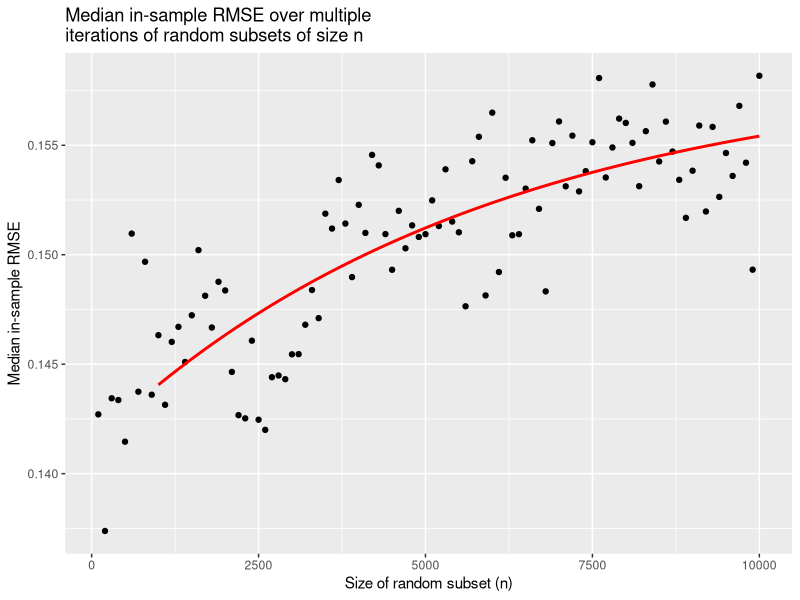
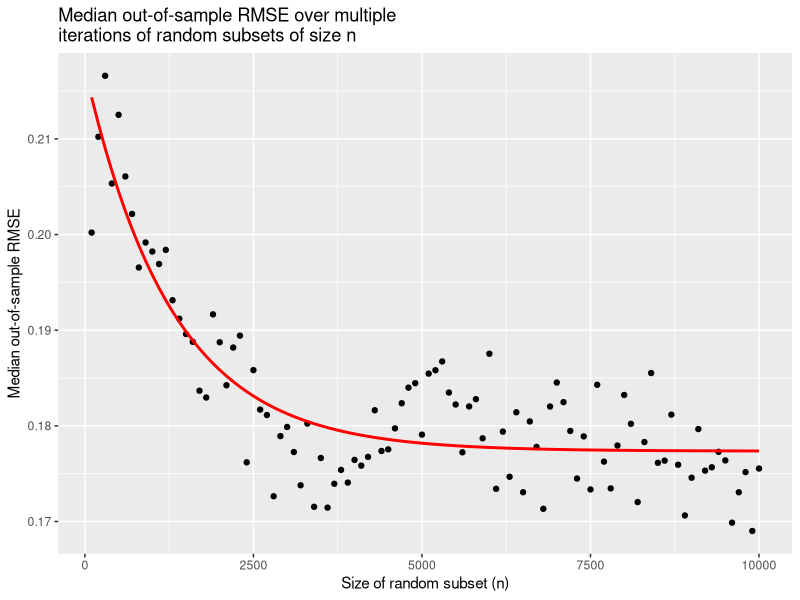
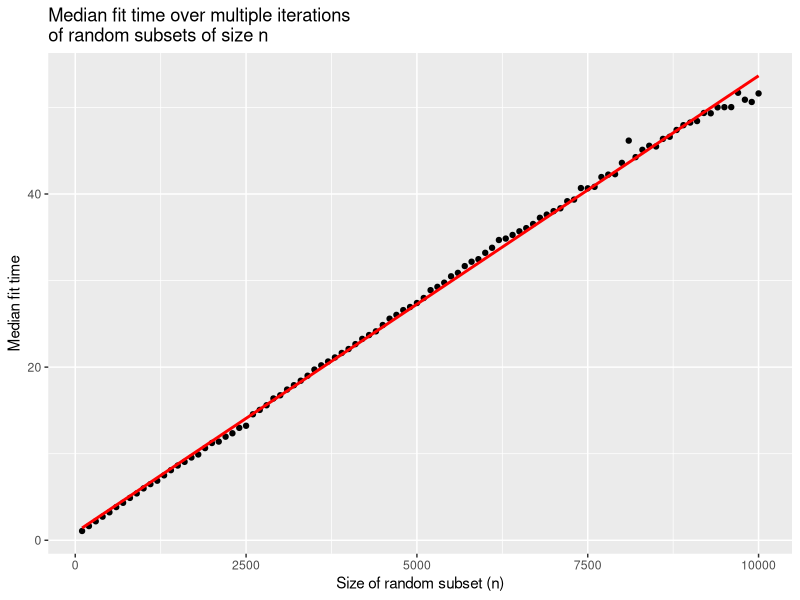
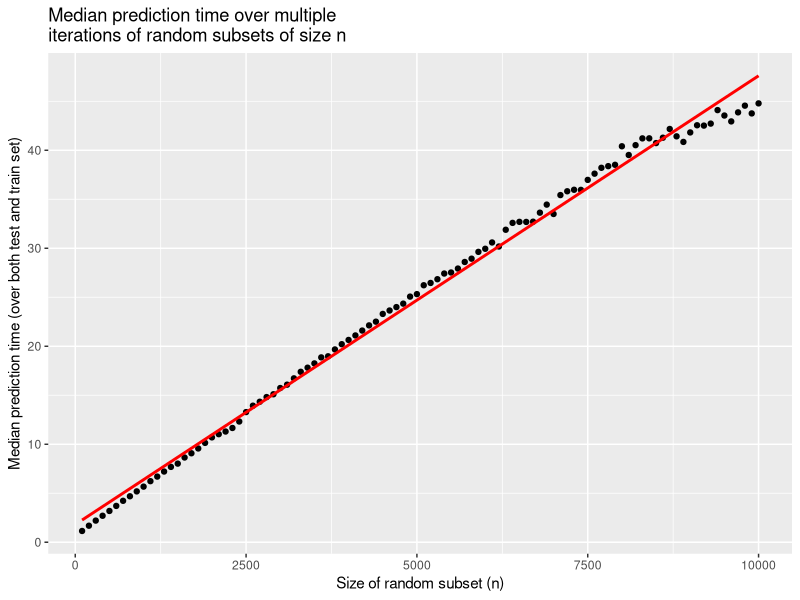
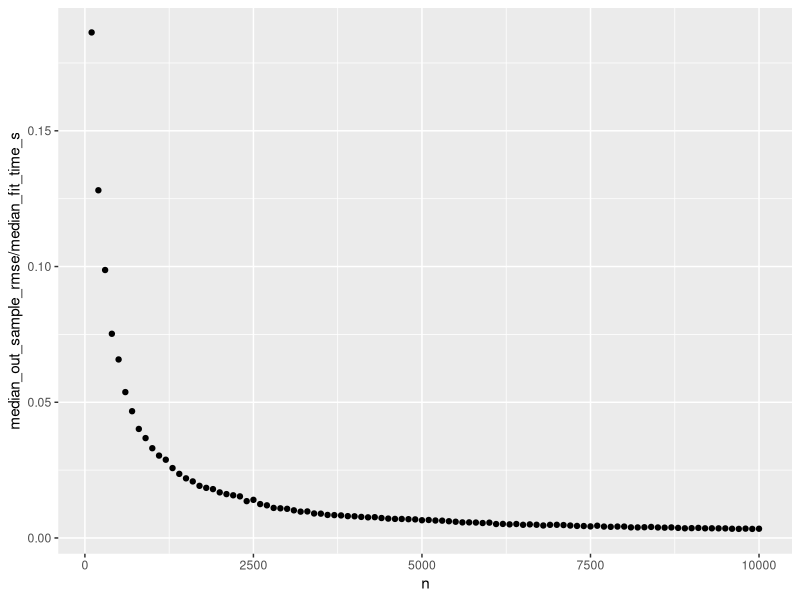
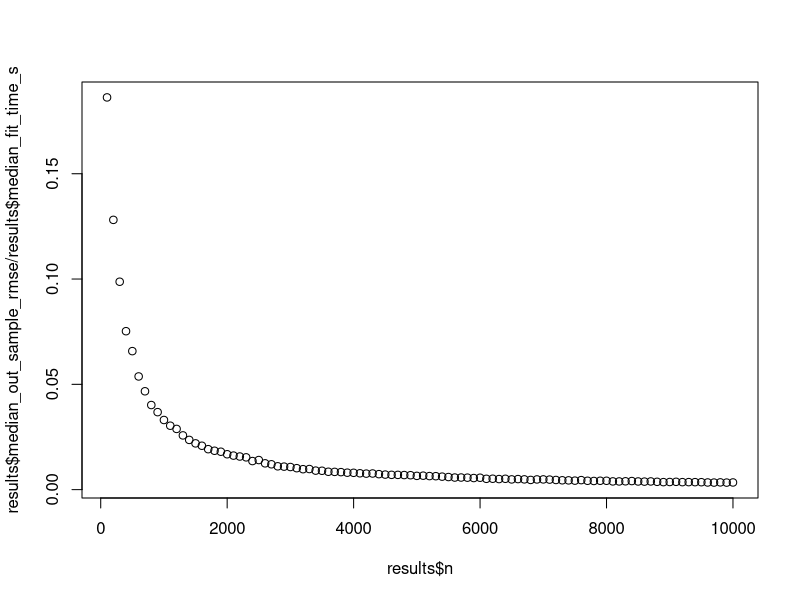
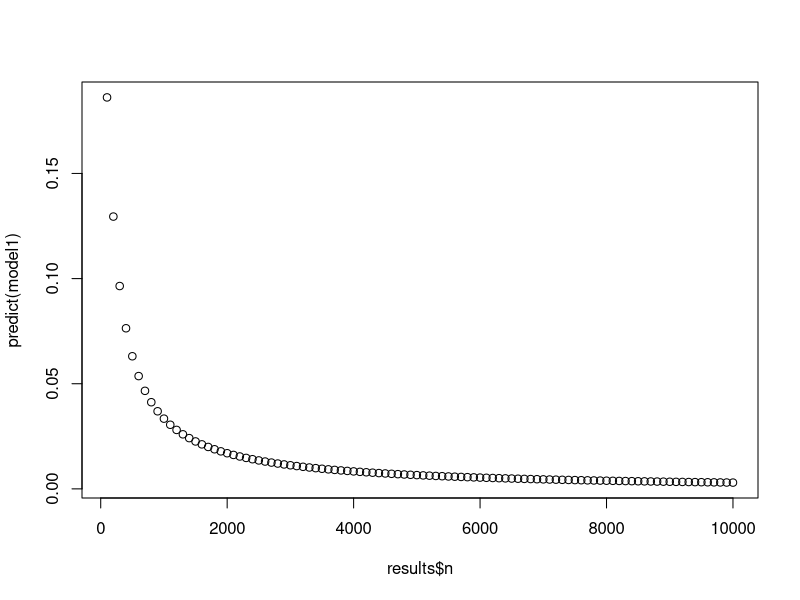
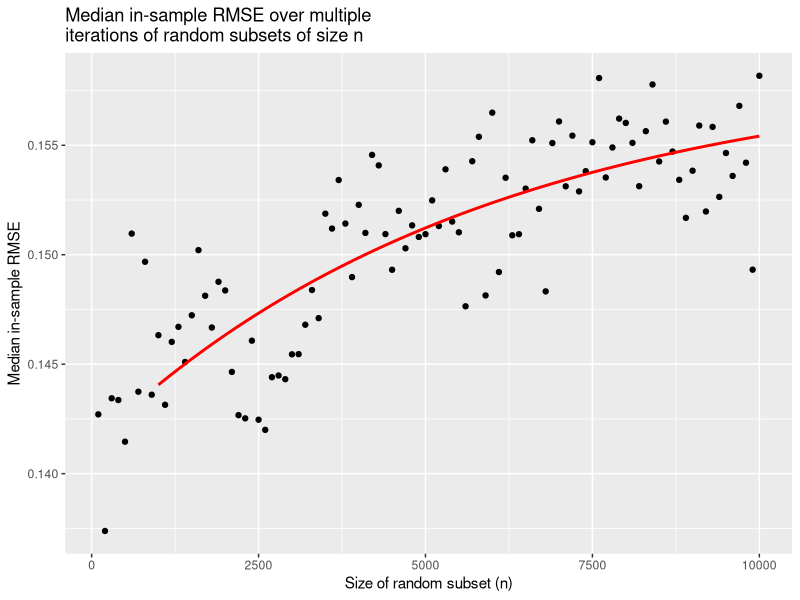

R code for these plots, in order:
require(tidyverse)
setwd("~/R projects/AddiVortes/effects/n/")
results <- read.csv("addivortes_results.csv")
results <- results[order(results$n), ]

model_iRMSE <- nls(median_in_sample_rmse ~ SSasymp(n, Asym, R0, lrc), data = results[-(1:9),])
model_oRMSE <- nls(median_out_sample_rmse ~ SSasymp(n, Asym, R0, lrc), data = results)
model_fit <- lm(median_fit_time_s ~ n, results)
model_pred <- lm(median_predict_time_s ~ n, results)

pred_grid <- data.frame(n = seq(min(results$n), max(results$n), length.out = (max(results$n) - min(results$n))/100 + 1))
pred_grid$iRMSE <- c(rep(NA, 9), predict(model_iRMSE, pred_grid[-(1:9),,drop=FALSE]))
pred_grid$oRMSE <- predict(model_oRMSE, pred_grid)
pred_grid$fit <- predict(model_fit, pred_grid)
pred_grid$pred <- predict(model_pred, pred_grid)

yhat <- predict(model_iRMSE, results[-(1:9),])
r2 <- 1 - sum((results[-(1:9),]$median_in_sample_rmse - yhat)^2) /
  sum((results[-(1:9),]$median_in_sample_rmse - mean(results[-(1:9),]$median_in_sample_rmse))^2)
r2

yhat <- predict(model_oRMSE)
r2 <- 1 - sum((results$median_out_sample_rmse - yhat)^2) /
  sum((results$median_out_sample_rmse - mean(results$median_out_sample_rmse))^2)
r2

ggplot(results, aes(x=n, y=median_in_sample_rmse)) +
  geom_point() +
  geom_line(data = pred_grid, aes(y = iRMSE), color = "red", linewidth = 1) +
  labs(
    x = "Size of random subset (n)",
    y = "Median in-sample RMSE",
    title = str_wrap("Median in-sample RMSE over multiple iterations of random subsets of size n", width=40)
  )
ggsave("graphs/iRMSE.jpg")

ggplot(results, aes(x=n, y=median_out_sample_rmse)) +
  geom_point() +
  geom_line(data = pred_grid, aes(y = oRMSE), color = "red", linewidth = 1) +
  labs(
    x = "Size of random subset (n)",
    y = "Median out-of-sample RMSE",
    title = str_wrap("Median out-of-sample RMSE over multiple iterations of random subsets of size n", width=40)
  )
ggsave("graphs/oRMSE.jpg")


ggplot(results, aes(x=n, y=median_fit_time_s)) +
  geom_point() +
  geom_line(data = pred_grid, aes(y=fit), color="red", linewidth=1) +
  labs(
    x = "Size of random subset (n)",
    y = "Median fit time",
    title = str_wrap("Median fit time over multiple iterations of random subsets of size n",width=40)
  )
ggsave("graphs/fit.jpg")

ggplot(results, aes(x=n, y=median_predict_time_s)) +
  geom_point() +
  geom_line(data = pred_grid, aes(y=pred), color="red", linewidth=1) +
  labs(
    x = "Size of random subset (n)",
    y = "Median prediction time (over both test and train set)",
    title = str_wrap("Median prediction time over multiple iterations of random subsets of size n",width=40)
  )

ggsave("graphs/pred.jpg")


ggplot(results, aes(x=n, y=median_out_sample_rmse / median_fit_time_s)) +
  geom_point()

model1 <- lm(median_out_sample_rmse / median_fit_time_s ~ I(1/n**3) + I(1/n**2) + I(1/n), results)

plot(results$n, results$median_out_sample_rmse / results$median_fit_time_s)
plot(results$n, predict(model1))
